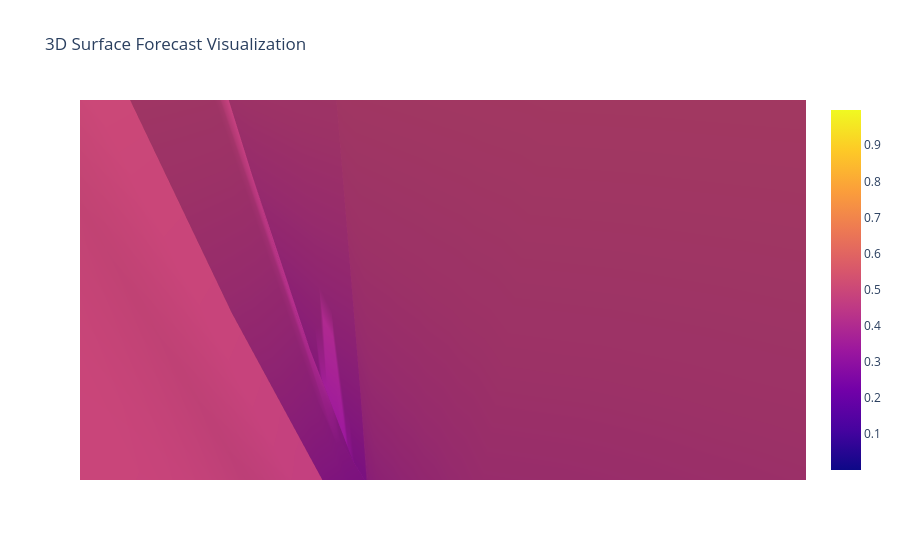

Here is the notebook cell this chart was saved with:
### Code cell
import plotly.graph_objects as go
import numpy as np

z_data = np.random.rand(30,30)

fig = go.Figure(data=[go.Surface(z=z_data)])

fig.update_layout(
    title='3D Surface Forecast Visualization'
)

fig.show()

### Figure 1 — Plotly figure (JSON) as saved in the notebook; plotly's stock layout.template omitted (floating-point values rounded to 4 significant figures; data arrays with more than 128 entries replaced by an {"elided": "..."} marker saying what was removed)
{"data": [{"type": "surface", "z": {"elided": "30x30 float values"}}], "layout": {"autosize": true, "scene": {"aspectmode": "auto", "aspectratio": {"x": 1, "y": 1, "z": 1}, "camera": {"center": {"x": 0, "y": 0, "z": 0}, "eye": {"x": 0.005774, "y": 0.005774, "z": 0.005774}, "projection": {"type": "perspective"}, "up": {"x": 0, "y": 0, "z": 1}}}, "title": {"text": "3D Surface Forecast Visualization"}}}
